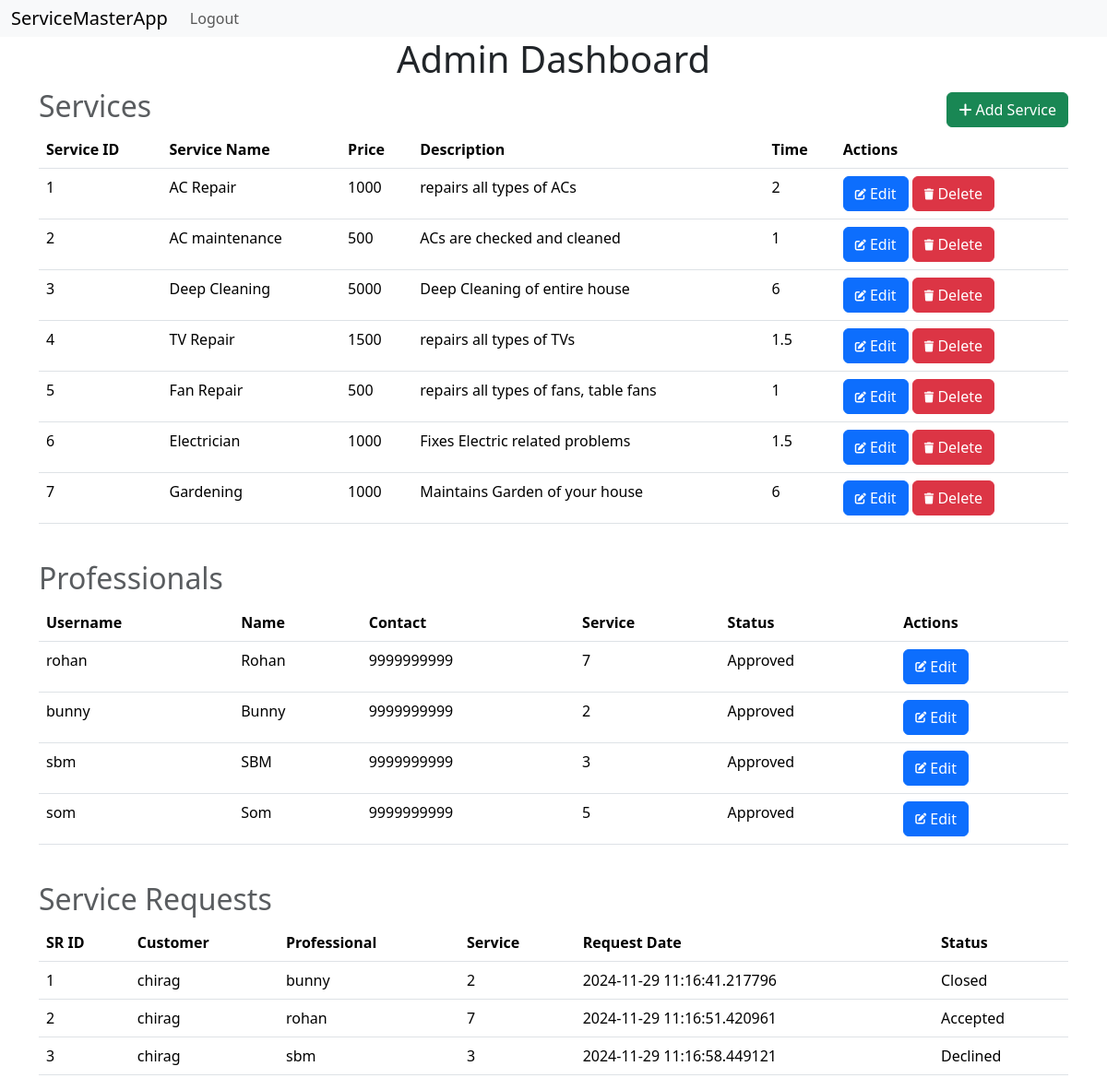
The page /admin (signed in) on the database its author committed.
### models.py (models this page shows, shortened)
class Service(db.Model):
    __tablename__='service'
    id=db.Column(db.Integer,primary_key=True)
    name=db.Column(db.String(32),nullable=False)
    price=db.Column(db.Integer, nullable=False)
    description=db.Column(db.String(512), nullable=False)
    time=db.Column(db.Integer,nullable=False)
    professionals=db.relationship('Professional', backref='service', lazy=True)

class Professional(db.Model):
    __tablename__='professional'
    id=db.Column(db.Integer, primary_key=True)
    username=db.Column(db.String(32), nullable=False, unique=True)
    passwordhash=db.Column(db.String(512), nullable=False)
    name=db.Column(db.String(64), nullable=False)
    contact=db.Column(db.Integer, nullable=False)
    service_id=db.Column(db.Integer, db.ForeignKey('service.id'), nullable=False)
    experience=db.Column(db.Integer, nullable=False)
    pincode=db.Column(db.String(8), nullable=False)
    utype=db.Column(db.String(16), nullable=False, default='Professional')
    status=db.Column(db.String(16), nullable=True, default='Pending')
    profile=db.Column(db.String(512), nullable=False)
    is_admin=db.Column(db.Boolean, nullable=False, default=False)
    @property
    def password(self):
        raise AttributeError('password is not a readable attribute')

class ServiceRequest(db.Model):
    __tablename__='servicerequests'
    servicereqid=db.Column(db.Integer,primary_key=True)
    cuser=db.Column(db.String(32),db.ForeignKey('customer.username'),nullable=False)
    puser=db.Column(db.String(32),db.ForeignKey('professional.username'),nullable=False)
    service_id=db.Column(db.Integer, db.ForeignKey('service.id'), nullable=False)
    requestdate=db.Column(db.DateTime, nullable=False)
    completedate=db.Column(db.DateTime, nullable=True)
    status=db.Column(db.String(32), nullable=False)
    rating=db.Column(db.String(32), nullable=True)
    review=db.Column(db.String(512), nullable=True)
    customers=db.relationship('Customer', backref='servicerequests', lazy=True)
    services=db.relationship('Service', backref='servicerequests', lazy=True)
    professionals=db.relationship('Professional', backref='servicerequests', lazy=True)

### routes.py (the view)
@app.route('/admin')
@admin_required
def admin():
    user=Customer.query.get(session['user_id'])
    if not user.is_admin:
        flash('Unauthorized Access')
        session.pop('user_id', None)
        return redirect(url_for('login'))
    return render_template('admin.html', user=user, service=Service.query.all(), professional=Professional.query.filter_by(is_admin=False), servreq=ServiceRequest.query.all())

### routes.py (called while the page is built)
def admin_required(func):
    @wraps(func)
    def inner(*args, **kwargs):
        if 'user_id' not in session:
            flash('Please Login')
            return redirect(url_for('login'))
        cuser=Customer.query.get(session['user_id'])
        puser=Professional.query.get(session['user_id'])
        if not cuser.is_admin or not puser.is_admin:
            flash('Unauthorzied Access')
            return redirect(url_for('login'))
        else:
            return func(*args, **kwargs)
    return inner

### templates/admin.html (shortened to what this page needs)
{% extends 'layout.html' %}
{% block content %}
    <h1>Admin Dashboard</h1>
    <div class="heading">
        <h2 class="text-muted">Services</h2>
        <a class="btn btn-success" href="{{url_for('add_services')}}">
            <i class="fas fa-plus"></i>
            Add Service
        </a>
    </div>
    <table class="table">
        <thead>
            <th>Service ID</th>
            <th>Service Name</th>
            <th>Price</th>
            <th>Description</th>
            <th>Time</th>
            <th>Actions</th>
        </thead>
        <tbody>
            {% for s in service %}
                <tr>
                    <td>{{s.id}}</td>
                    <td>{{s.name}}</td>
                    <td>{{s.price}}</td>
                    <td>{{s.description}}</td>
                    <td>{{s.time}}</td>
                    <td>
                        <a class="btn btn-primary" href="{{url_for('edit_service', service_id=s.id)}}">
                            <i class="fas fa-edit fa-xs"></i>
                            Edit
                        </a>
                        <a class="btn btn-danger" href="{{url_for('delete_service', service_id=s.id)}}">
                            <i class="fas fa-trash fa-xs"></i>
                            Delete
                        </a>
                    </td>
                </tr>
            {% endfor %}
        </tbody>
    </table>
    <br>
    <div class="heading">
        <h2 class="text-muted">Professionals</h2>
    </div>
    <table class="table">
        <thead>
            <th>Username</th>
            <th>Name</th>
            <th>Contact</th>
            <th>Service</th>
            <th>Status</th>
            <th>Actions</th>
        </thead>
        <tbody>
            {% for p in professional %}
                <tr>
                    <td>{{p.username}}</td>
                    <td>{{p.name}}</td>
                    <td>{{p.contact}}</td>
                    <td>{{p.service_id}}</td>
                    <td>{{p.status}}</td>
                    <td><a class="btn btn-primary" href="{{url_for('update_professional', professional_id=p.id)}}">
                        <i class="fas fa-edit fa-xs"></i>
                        Edit
                    </a></td>
                </tr>
            {% endfor %}
        </tbody>
    </table>
    <br>
    <div class="heading">
        <h2 class="text-muted">Service Requests</h2>
    </div>
    <table class="table">
        <thead>
            <th>SR ID</th>
            <th>Customer</th>
            <th>Professional</th>
            <th>Service</th>
            <th>Request Date</th>
            <th>Status</th>
        </thead>
        <tbody>
            {% for sr in servreq %}
                <tr>
                    <td>{{sr.servicereqid}}</td>
                    <td>{{sr.cuser}}</td>
                    <td>{{sr.puser}}</td>
                    <td>{{sr.service_id}}</td>
                    <td>{{sr.requestdate}}</td>
                    <td>{{sr.status}}</td>
                </tr>
            {% endfor %}
        </tbody>
    </table>
{% endblock %}

### templates/layout.html (shortened to what this page needs)
<!DOCTYPE html>
<html lang="en">
<head>
    <link href="https://cdn.jsdelivr.net/npm/bootstrap@5.3.3/dist/css/bootstrap.min.css" rel="stylesheet">
    <link rel="stylesheet" href="https://cdnjs.cloudflare.com/ajax/libs/font-awesome/6.6.0/css/all.min.css">
</head>
<body>
    {% include 'navbar.html' %}
    <div class="container">
        {% block content %}
        {% endblock %}
    </div>
</body>
</html>

### templates/navbar.html (shortened to what this page needs)
<nav class="navbar navbar-expand-lg bg-body-tertiary">
    <div class="container-fluid">
      <a class="navbar-brand" href="/">ServiceMasterApp</a>
      <div class="collapse navbar-collapse" id="navbarNav">
        <ul class="navbar-nav">
          {% if user and user.is_admin%}
          <li class="nav-item">
            <a class="nav-link" href="{{url_for('logout')}}">Logout</a>
          </li>
          {% endif %}
        </ul>
      </div>
    </div>
  </nav>

### templates/admin.html (style rules this page uses)
.heading { display: flex; justify-content: space-between; align-items: center; }
h1 { text-align: center; }

### templates/navbar.html (style rules this page uses)
.navbar { width: 100%; padding: 0px; }

### rows shown on the page
Service: id "1", name "AC Repair", price "1000", description "repairs all types of ACs", time "2"
Service: id "2", name "AC maintenance", price "500", description "ACs are checked and cleaned", time "1"
Service: id "3", name "Deep Cleaning", price "5000", description "Deep Cleaning of entire house", time "6"
Service: id "4", name "TV Repair", price "1500", description "repairs all types of TVs", time "1.5"
Service: id "5", name "Fan Repair", price "500", description "repairs all types of fans, table fans", time "1"
Service: id "6", name "Electrician", price "1000", description "Fixes Electric related problems", time "1.5"
Service: id "7", name "Gardening", price "1000", description "Maintains Garden of your house", time "6"
Professional: username "rohan", name "Rohan", contact "9999999999", service_id "7", status "Approved"
Professional: username "bunny", name "Bunny", contact "9999999999", service_id "2", status "Approved"
Professional: username "sbm", name "SBM", contact "9999999999", service_id "3", status "Approved"
Professional: username "som", name "Som", contact "9999999999", service_id "5", status "Approved"
ServiceRequest: servicereqid "1", cuser "chirag", puser "bunny", service_id "2", requestdate "2024-11-29 11:16:41.217796", status "Closed"
ServiceRequest: servicereqid "2", cuser "chirag", puser "rohan", service_id "7", requestdate "2024-11-29 11:16:51.420961", status "Accepted"
ServiceRequest: servicereqid "3", cuser "chirag", puser "sbm", service_id "3", requestdate "2024-11-29 11:16:58.449121", status "Declined"
